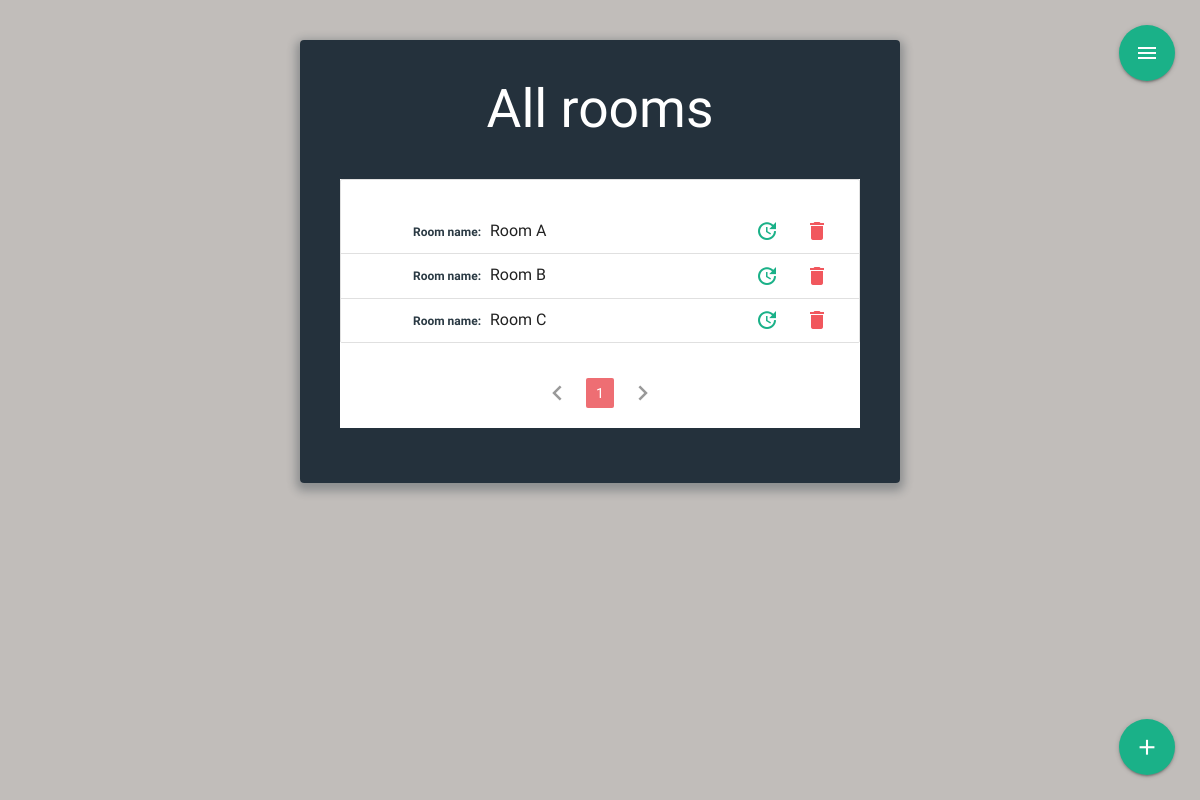
The app's page /rooms (signed in), older data.
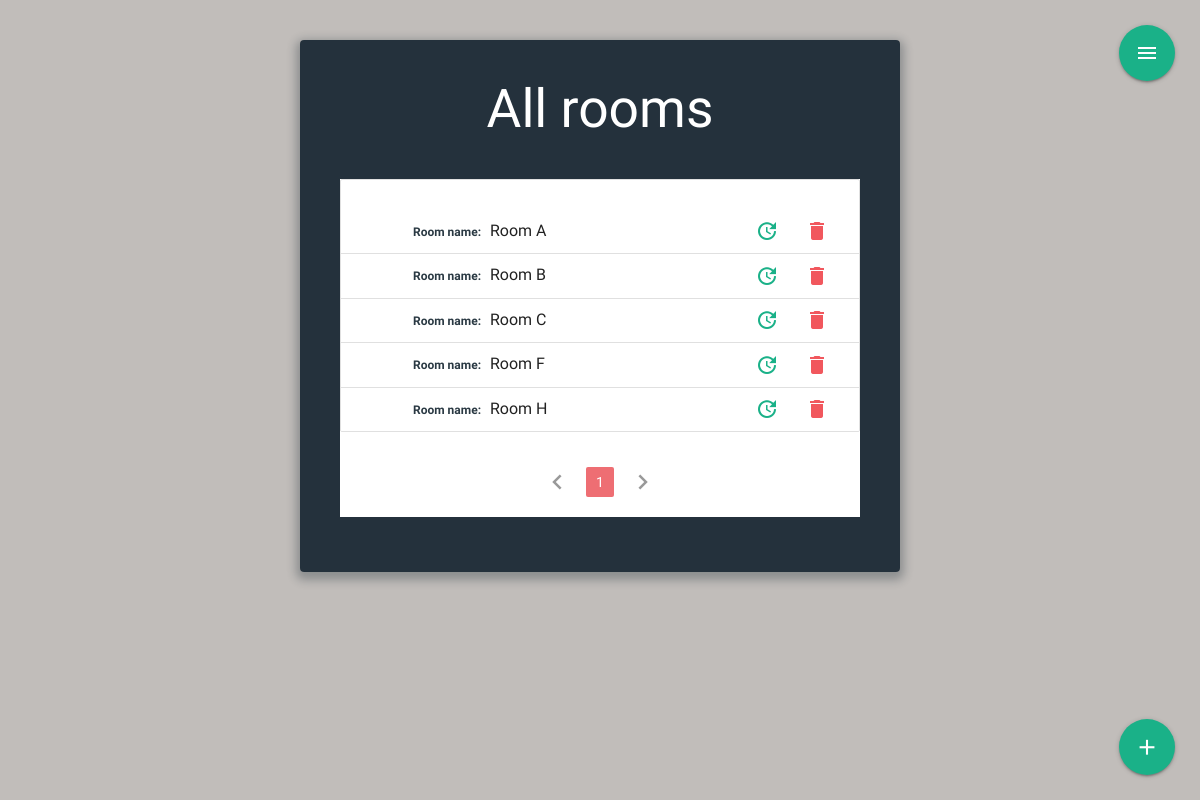
The same page, newer data.
### meeting_app/models.py (models this page shows, shortened)
class Room(db.Model):
  id = db.Column(db.Integer, primary_key=True)
  created_room = db.Column(db.String(100), nullable=False, unique=True)

### meeting_app/meetings/routes.py (the view)
@meetings.route("/rooms", methods=["GET", "POST"])
@login_required
def all_rooms():
  if current_user.usertype == "admin":
    image_file = url_for('static', filename='/img/' + current_user.image_file)
    page=request.args.get('page',1,type=int)
    rooms = Room.query.paginate(page=page,per_page=10)
    return render_template("rooms.html", isIndex=True,rooms=rooms,legend="All rooms",image_file=image_file)
  else:
    abort(403)

### meeting_app/models.py (called while the page is built)
@login_manager.user_loader
def load_user(user_id):
  return User.query.get(int(user_id))

### meeting_app/templates/rooms.html (shortened to what this page needs)
{%extends "layout.html"%}
{% block content %}
<div class="wrap">
    <h2>{{legend}}</h2>
<div id="shedule" class='all_rooms'>
 <ul class="collection">
  {% if rooms.items!=[] %}
  {% for room in rooms.items %}
    <li class="collection-item avatar">
      <span class="title5 collection-title">Room name:</span>
      <span>{{room.created_room}}</span>
      {% if (current_user.usertype=="admin") %}
      <div class="action-buttons-wrapper">
        <a href="{{url_for('meetings.update_room', room_id=room.id)}}" class="secondary-content" title="update"><i class="material-icons">update</i></a>
       <a class="waves-effect waves-light modal-trigger secondary-content" href="#modal" data-id="{{url_for('meetings.delete_room',room_id = room.id)}}">  <i class="material-icons ">delete</i></a>
      </div>
      {%endif %}
    </li>
    {%endfor%}
  </ul>
  <ul class="pagination">
    {% if rooms.has_prev %}
    <li class="arrow"><a  href="{{ url_for('meetings.all_rooms',page=rooms.prev_num)}}"><i class="material-icons">chevron_left</i></a></li>
    {% else %}
    <li class="disabled"><a href="#!"><i class="material-icons">chevron_left</i></a></li>
    {% endif %}
    {% for page_num in rooms.iter_pages(left_edge=1, right_edge=1, left_current=1,right_current=2) %}
      {% if page_num %}
        {% if rooms.page ==page_num %}
          <li class="active"> <a href="{{ url_for('meetings.all_rooms',page=page_num)}}">{{page_num}}</a></li>
        {% else %}
          <li class="waves-effect pag-element"> <a href="{{ url_for('meetings.all_rooms',page=page_num)}}">{{page_num}}</a></li>
        {% endif %}
      {% else %}
        <span>...</span>
      {% endif %}
    {% endfor %}
    {% if rooms.has_next %}
      <li class="arrow"><a href="{{ url_for('meetings.all_rooms',page=rooms.next_num)}}"><i class="material-icons">chevron_right</i></a></li>
    {% else %}
    <li class="disabled"><a href="#!"><i class="material-icons">chevron_right</i></a></li>
    {% endif %}
    {% else %}
    <p class="no-shedules">There are no meeting rooms, please try a letter...</p>
    {% endif %}
  </ul>
</div>
  <div class="fixed-button-wrapper">
    <a class="btn-floating btn-large" href="{{url_for('meetings.room_new')}}" title="Add Meeting Room"><i class="material-icons">add</i></a>
  </div>
</div>
{% endblock %}

Row changes from the older to the newer data that the page shows:
added Room: created_room "Room F"
added Room: created_room "Room H"
